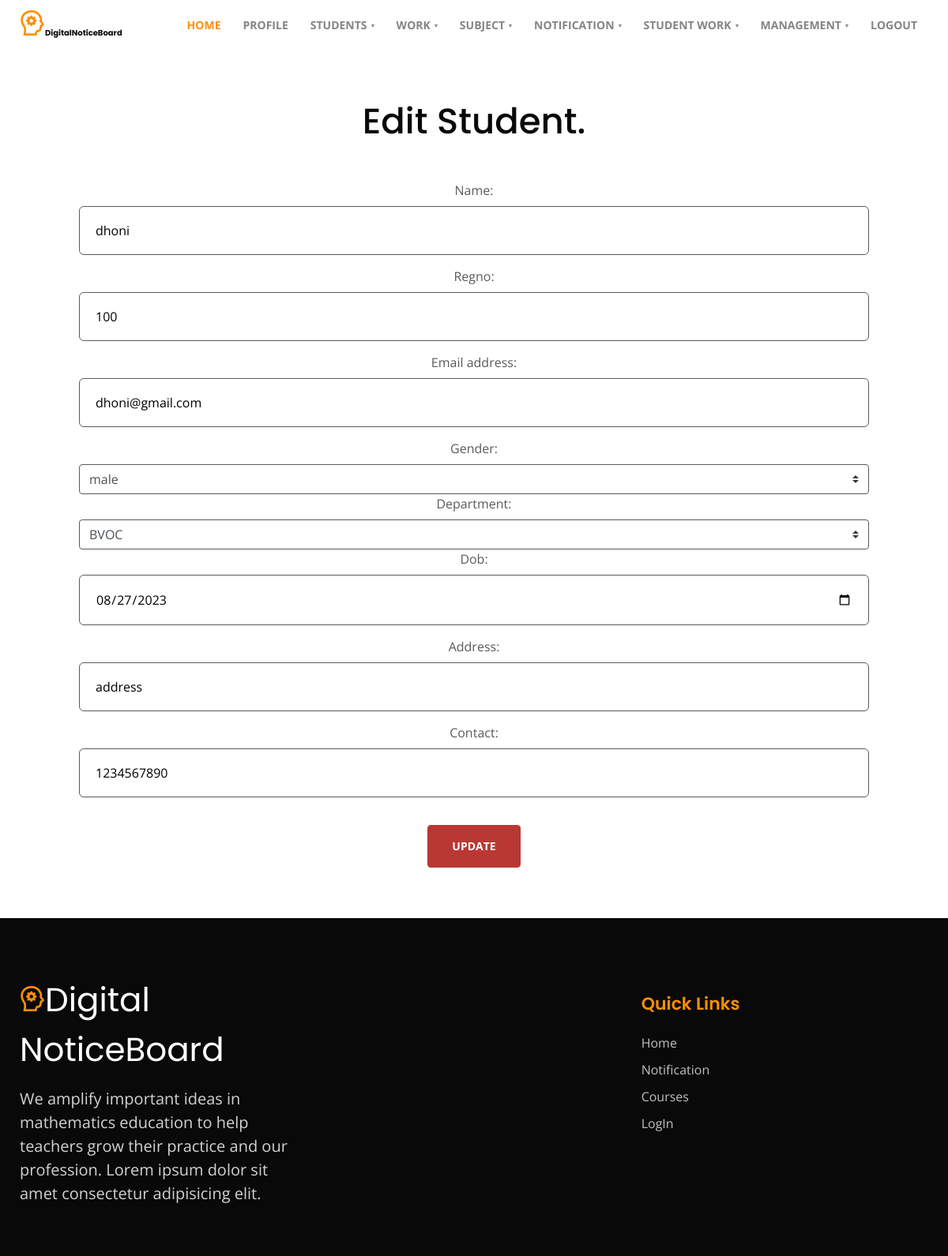
/edit_student/25 (signed in), run on the app's committed database.
### Authentication/models.py (models this page shows)
class Register(AbstractUser):
    name = models.CharField(max_length=50,default='')
    contact = models.IntegerField(null=True)
    address = models.CharField(max_length=50,default='')
    gender = models.CharField(max_length=50,default='')
    experience = models.CharField(max_length=50,default='')
    qualification = models.CharField(max_length=50,default='')
    usertype = models.IntegerField(null=True)
    department = models.ForeignKey(Departments,on_delete=models.CASCADE,null=True)
    semester = models.ForeignKey(Semesters,on_delete=models.CASCADE,null=True)
    batch = models.CharField(max_length=50,default='')
    dob = models.CharField(max_length=50,default='')
    status = models.IntegerField(default=0)
    examstatus = models.IntegerField(default=0)
    regno = models.IntegerField(null=True,unique=True)
    class Meta:
        unique_together = ('username', 'regno')

### Authentication/views.py (the view)
# urls.py: path('edit_student/<int:id>',views.edit_student),
@login_required(login_url='/login')
def edit_student(request,id):
    data=Register.objects.get(id=id)
    if request.method == 'POST':
        form = StudentRegisterEditForm(request.POST,instance=data)
        if form.is_valid():
            form.save()
        return redirect('/view_student',{'data':data})
    else:
        form = StudentRegisterEditForm(instance=data)
    return render(request,'edit_student.html',{'form':form})

### Authentication/forms.py
class StudentRegisterEditForm(forms.ModelForm):
    department = forms.ModelChoiceField(queryset=Departments.objects.all())
    def __init__(self, *args, **kwargs):
        super().__init__(*args, **kwargs)
        self.fields['department'].widget.attrs['class'] = 'custom-select'
    class Meta:
        model = Register
        fields = ['name','regno','email','gender','department','dob','address','contact']
        widgets = {
            "dob" : forms.DateInput(attrs={'type':'date','class':'contact-input'}),
            "name" : forms.TextInput(attrs={'class':'contact-input'}),
            "regno" : forms.TextInput(attrs={'class':'contact-input'}),
            "email" : forms.EmailInput(attrs={'class':'contact-input'}),
            "contact" : forms.TextInput(attrs={'class':'contact-input','maxlength':'10'}),
            "address" : forms.TextInput(attrs={'class':'contact-input'}),
            "gender" : forms.Select(attrs={'class':'custom-select'},choices=GENDER_CHOICES),
            "department" : forms.TextInput(attrs={'style':'width : 50%;'}),
            "batch" : forms.TextInput(attrs={'class':'contact-input'}),
        }

### department/models.py (called while the page is built)
    def __str__(self) -> str:
        return self.departmentname

### Authentication/templates/edit_student.html (shortened to what this page needs)
{%extends 'layout.html'%}
{%block content%}
  <section class="w3l-contacts-12" id="contact">
      <div class="container py-5">
          <div class="contacts12-main py-md-3">
              <div class="header-section text-center">
                  <h3 class="mb-md-5 mb-4">Edit Student.
              </div>
              <form method="post" class="">
                {{form.as_p}}
                  <div class="text-center">
                      <input type="submit" class="btn-secondary btn theme-button" value="Update" style="margin-top: 20px;">
                  </div>
              </form>
          </div>
      </div>
{%endblock%}

### data on the page
Register: name "dhoni", regno "100", email "dhoni@gmail.com", gender "male", department "BVOC", dob "08/27/2023", address "address", contact "1234567890"
